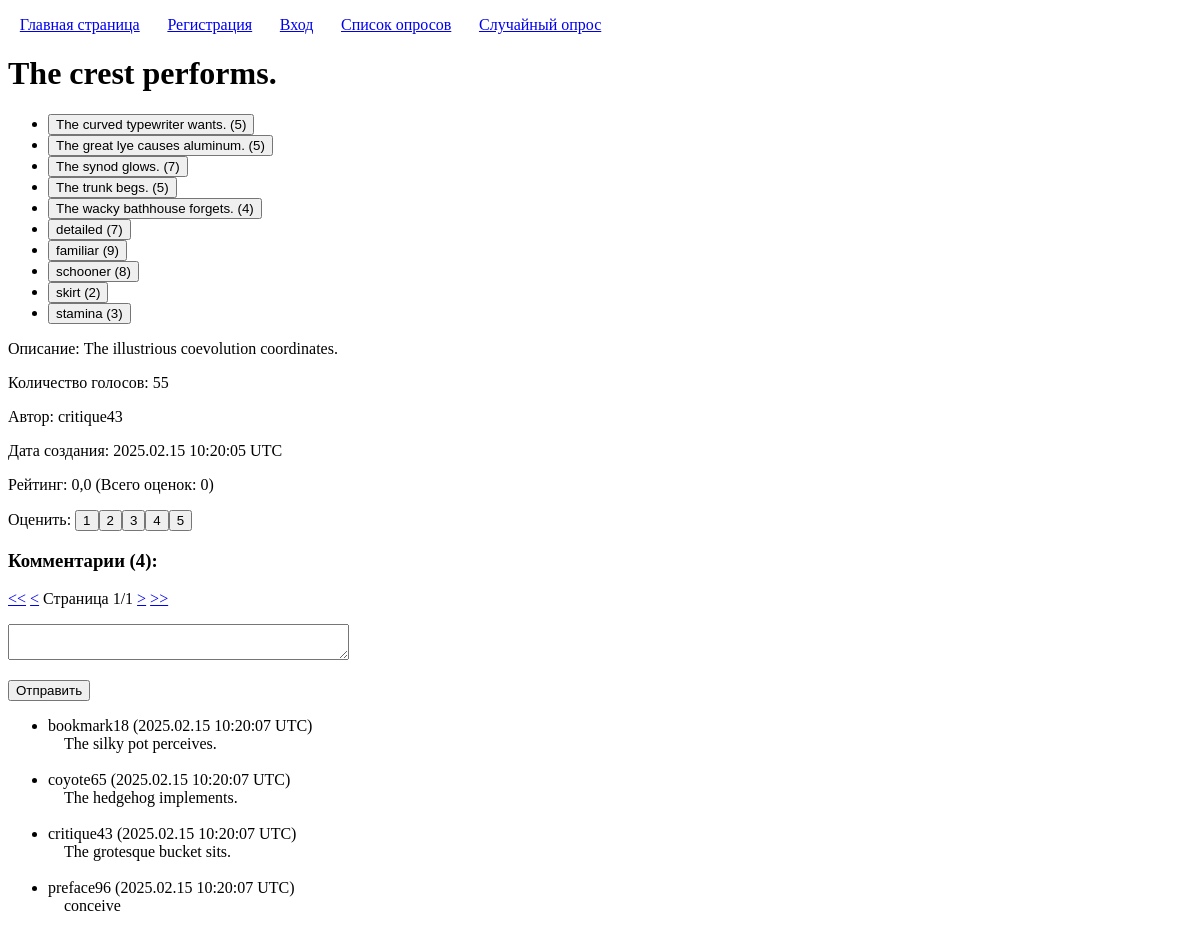
Screenshot of /polls/98/ with the database file from the repository.
### enterpoll/models.py (models this page shows, shortened)
class Poll(models.Model):
	title = models.CharField('Заголовок', max_length=100, validators=[custom_validators.forbidden_words])
	description = models.CharField('Описание', max_length=100, blank=True, null=True, validators=[custom_validators.forbidden_words])
	user = models.ForeignKey(User, on_delete=models.CASCADE, verbose_name='Автор')
	created = models.DateTimeField('Время создания', auto_now_add=True)
	class Meta:
		constraints = [models.UniqueConstraint(fields=('title', 'user'), name="unique_poll" )]
	@property
	def number_of_votes(self):
		return self.vote_set.count()
	@property
	def number_of_comments(self):
		return self.comment_set.count()
	@property
	def number_of_ratings(self):
		return self.rating_set.count()
	@property
	def average_rating(self):
		return self.rating_set.aggregate(Avg('value', default=0))['value__avg']

class Choice(models.Model):
	poll = models.ForeignKey(Poll, on_delete=models.CASCADE)
	text = models.CharField('', max_length=100, validators=[custom_validators.forbidden_words])
	class Meta:
		constraints = [models.UniqueConstraint(fields=('poll', 'text'), name="unique_choice" )]
	@property
	def number_of_votes(self):
		return self.vote_set.count()

class Comment(models.Model):
	user = models.ForeignKey(User, on_delete=models.CASCADE)
	poll = models.ForeignKey(Poll, on_delete=models.CASCADE)
	text = models.CharField('Текст', max_length=100, validators=[custom_validators.forbidden_words])
	created = models.DateTimeField(auto_now_add=True)

### enterpoll/views.py (the view, shortened to what this page needs)
# urls.py: path("<int:poll_pk>/", views.PollPageView.as_view(), name="poll_page"),
class PollPageView(TemplateView):
	paginate_by = 5
	template_name = 'enterpoll/poll_page.html'
	def get_context_data(self, *args, **kwargs):
		context = super().get_context_data(*args, **kwargs)
		context['poll'] = get_object_or_404(Poll, pk=self.kwargs['poll_pk'])
		context['comments'] = Comment.objects.filter(poll=context['poll']).order_by('-created')
		comments_paginator = Paginator(context['comments'], self.paginate_by)
		context['comments_page_kwarg'] = 'comments_page_number'
		context['comments_page_number'] = self.request.GET.get(context['comments_page_kwarg'])
		context['comments_page_obj'] = comments_paginator.get_page(context['comments_page_number'])
		context['comment_modelform'] = CommentModelForm()
		return context

### enterpoll/forms.py
class CommentModelForm(forms.ModelForm):
	class Meta:
		model = Comment
		fields = ['text']
		widgets = {
			'text': forms.Textarea(attrs={'cols': 40, 'rows': 2, 'required': True})
		}
		labels = {
			'text': ''
		}

### enterpoll/templatetags/pagination.py (called while the page is built)
@register.inclusion_tag('pagination.html')
def pagination(page_kwarg, page_obj):
	return {'page_kwarg': page_kwarg, 'page_obj': page_obj}

### enterpoll/templates/enterpoll/poll_page.html (shortened to what this page needs)
{% extends "enterpoll/base.html" %}
{% load pagination %}
{% block h1 %}{{ poll.title }}{% endblock h1 %}
{% block content %}
	<ul>
		{% for choice in poll.choice_set.all %}
			<li>
				<form method="POST">
					{% if choice == user_choice %}
						<input type="text" name="action_type" value="delete_vote" hidden>
						<input type="text" name="choice_pk" value="{{ choice.pk }}" hidden>
						<input class="selected_choice" type="submit" value="{{ choice.text }} ({{ choice.number_of_votes }})">
					{% else %}
						<input type="submit" value="{{ choice.text }} ({{ choice.number_of_votes }})">
					{% endif %}
				</form>
			</li>
		{% endfor %}
	</ul>
	<p>Описание: {{ poll.description|default:"..." }}</p>
	<p>Количество голосов: {{ poll.number_of_votes }}</p>
	<p>Автор: {{ poll.user }}</p>
	<p>Дата создания: {{ poll.created|date:"Y.m.d H:i:s e" }}</p>
	<p>
		Рейтинг: {{ poll.average_rating|floatformat:1 }} (Всего оценок: {{ poll.number_of_ratings }})<br>
		<div style="display: inline-block">
		</div>
	</p>
	<h3>Комментарии ({{ poll.number_of_comments }}):</h3>
	{% pagination comments_page_kwarg comments_page_obj %}
	<form method="POST">
		<p>{{ comment_modelform.as_p }}</p>
		<input type="submit" value="Отправить">
	</form>
	<ul>
		{% for comment in comments_page_obj %}
			<li>
				{{ comment.user }} ({{ comment.created|date:"Y.m.d H:i:s e" }})
				<br>
				&emsp;{{ comment.text }}
			</li>
			<br>
		{% empty %}
			<li>
				Комментарии отсутствуют.
			</li>
		{% endfor %}
	</ul>
{% endblock content %}

### enterpoll/static/enterpoll/css/style.css (style rules this page uses)
input { transition-duration: 0.1s; }

### rows the page displays
Poll: title "The crest performs.", description "The illustrious coevolution coordinates.", number_of_votes "55", user "critique43", created "2025.02.15 10:20:05 UTC", average_rating "0,0", number_of_ratings "0", number_of_comments "4"
Choice: text "The curved typewriter wants. (5)"
Choice: text "The great lye causes aluminum. (5)"
Choice: text "The synod glows. (7)"
Choice: text "The trunk begs. (5)"
Choice: text "The wacky bathhouse forgets. (4)"
Choice: text "detailed (7)"
Choice: text "familiar (9)"
Choice: text "schooner (8)"
Choice: text "skirt (2)"
Choice: text "stamina (3)"
Comment: user "bookmark18", created "2025.02.15 10:20:07 UTC", text "The silky pot perceives."
Comment: user "coyote65", created "2025.02.15 10:20:07 UTC", text "The hedgehog implements."
Comment: user "critique43", created "2025.02.15 10:20:07 UTC", text "The grotesque bucket sits."
Comment: user "preface96", created "2025.02.15 10:20:07 UTC", text "conceive"

### other values shown
{{ page_obj.number }} "1"
{{ page_obj.paginator.num_pages }} "1"
